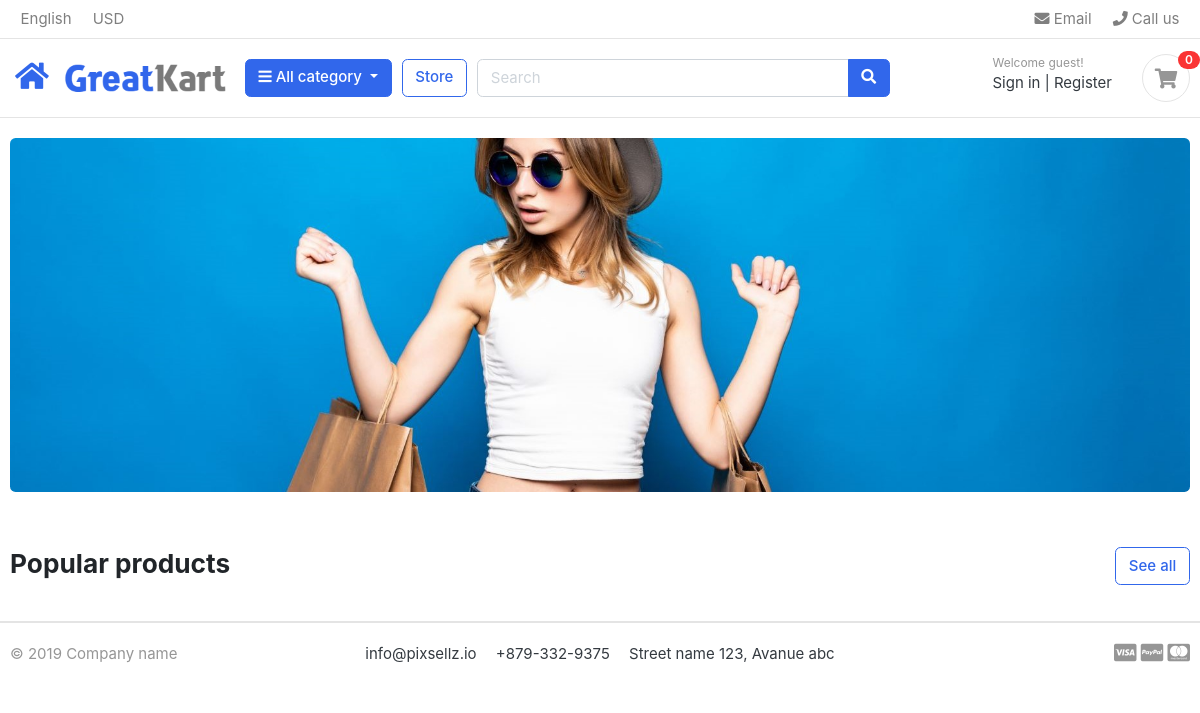
The app's page /, older data.
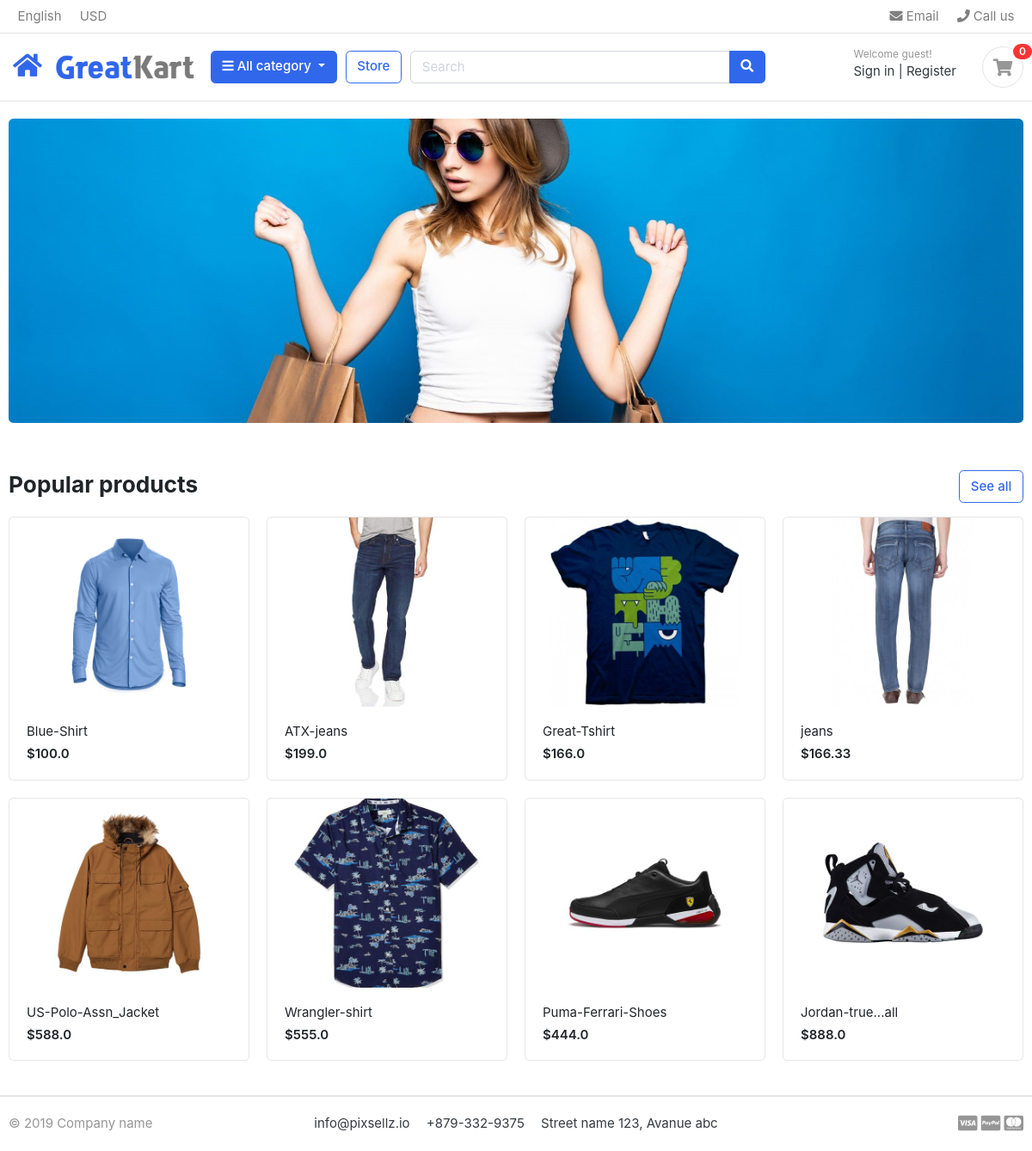
The same page, newer data.
### store/models.py (models this page shows, shortened)
class Product(models.Model):
    product_name = models.CharField(max_length=100,unique=True)
    slug         = models.SlugField(max_length=100,unique=True)
    description  = models.TextField(max_length=255,blank=True)
    price        = models.FloatField()
    pro_image    = models.ImageField(upload_to='photos/product')
    stock        = models.IntegerField()
    is_available = models.BooleanField(default=True)
    category     = models.ForeignKey(Category , on_delete=models.CASCADE)
    created_date = models.DateTimeField(auto_now_add= True)
    modified_date = models.DateTimeField(auto_now= True)
    def get_url(self):
        return reverse("product_details", args=[self.category.slug , self.slug,])

### e_com_project/views.py (the view)
# urls.py: 2. Add a URL to urlpatterns:  path('', views.home, name='home')
def home(request):
    products = Product.objects.all().filter(is_available = True)
    context = {
        "products" : products,
    }
    return render(request , 'home.html',context)

### carts/context_processors.py (called while the page is built)
def cart_items(request):
    cart_items = CartItem.objects.all()
    total_cart_items = cart_items.count()
    return dict(total_cart_items=total_cart_items)

### category/context_processors.py (called while the page is built)
def menu_links(request):
    links = Category.objects.all()
    return dict(links=links)

### templates/home.html
{% extends "base.html" %}
{% load static %}
{% block content %}
<section class="section-intro padding-y-sm">
<div class="container">
<div class="intro-banner-wrap">
	<img src="{% static "images/banners/cover.jpg" %}" class="img-fluid rounded">
</div>
</div>
</section>
<section class="section-name padding-y-sm">
<div class="container">
<header class="section-heading">
	<a href="{% url "store" %}" class="btn btn-outline-primary float-right">See all</a>
	<h3 class="section-title">Popular products</h3>
</header>
<div class="row">
	{% for product in products  %}
	<div class="col-md-3">
		<div class="card card-product-grid">
			<a href="{{ product.get_url }}" class="img-wrap"> <img src="{{product.pro_image.url}}"> </a>
			<figcaption class="info-wrap">
				<a href="{{ product.get_url }}" class="title">{{product.product_name}}</a>
				<div class="price mt-1">${{product.price}}</div>
			</figcaption>
		</div>
	</div>
	{% endfor %}
</div>
</div>
</section>
</body>
</html>
{% endblock content %}

### templates/base.html (shortened to what this page needs)
{% load static %}
<!DOCTYPE HTML>
<html lang="en">
<head>
<link href="{% static "css/bootstrap.css" %}" rel="stylesheet" type="text/css"/>
<link href="{% static "fonts/fontawesome/css/all.min.css" %}" type="text/css" rel="stylesheet">
<link href="{% static "css/ui.css" %}" rel="stylesheet" type="text/css"/>
<link href="{% static "css/responsive.css" %}" rel="stylesheet" media="only screen and (max-width: 1200px)" />
</head>
<body>
{% include "includes/navbar.html" %}
{% block content %}
{% endblock content %}
{% include "includes/footer.html" %}

### templates/includes/navbar.html (shortened to what this page needs)
{% load static %}
<header class="section-header">
<nav class="navbar p-md-0 navbar-expand-sm navbar-light border-bottom">
<div class="container">
  <div class="collapse navbar-collapse" id="navbarTop4">
    <ul class="navbar-nav mr-auto">
    	<li class="nav-item dropdown">
		 	<a href="#" class="nav-link">   English </a>
		</li>
		<li class="nav-item dropdown">
			<a href="#" class="nav-link"> USD </a>
		</li>
    </ul>
    <ul class="navbar-nav">
		<li><a href="#" class="nav-link"> <i class="fa fa-envelope"></i> Email </a></li>
		<li><a href="#" class="nav-link"> <i class="fa fa-phone"></i> Call us </a></li>
	</ul>
  </div>
</div>
</nav>
<section class="header-main border-bottom">
	<div class="container">
<div class="row align-items-center">
	    <div class="me-3 mx-3 ">
        <a href="{% url 'home' %}">
            <i class="fa fa-home fa-2x"></i>
        </a>
    </div>
    <div>
        <a href="{% url 'home' %}" class="brand-wrap">
            <img class="logo" src="{% static 'images/logo.png' %}" alt="Logo" style="height:40px;">
        </a>
    </div>
	<div class="col-lg col-sm col-md col-6 flex-grow-0">
		<div class="category-wrap dropdown d-inline-block float-right">
			<button type="button" class="btn btn-primary dropdown-toggle" data-toggle="dropdown">
				<i class="fa fa-bars"></i> All category
			</button>
		</div>
	</div>
	<a href="{% url "store" %}" class="btn btn-outline-primary">Store</a>
	<div class="col-lg  col-md-6 col-sm-12 col">
		<form action="#" class="search">
			<div class="input-group w-100">
			    <input type="text" class="form-control" style="width:60%;" placeholder="Search">
			    <div class="input-group-append">
			      <button class="btn btn-primary" type="submit">
			        <i class="fa fa-search"></i>
			      </button>
			    </div>
		    </div>
		</form>
	</div>
	<div class="col-lg-3 col-sm-6 col-8 order-2 order-lg-3">
				<div class="d-flex justify-content-end mb-3 mb-lg-0">
					<div class="widget-header">
						<small class="title text-muted">Welcome guest!</small>
						<div>
							<a href="./signin.html">Sign in</a> <span class="dark-transp"> | </span>
							<a href="./register.html"> Register</a>
						</div>
					</div>
					<a href="{% url "cart" %}" class="widget-header pl-3 ml-3">
						<div class="icon icon-sm rounded-circle border"><i class="fa fa-shopping-cart"></i></div>
						<span class="badge badge-pill badge-danger notify">{{total_cart_items}}</span>
					</a>
				</div>
			</div>
</div>
	</div>
</section>
</header>

### templates/includes/footer.html
{% load static %}
<footer class="section-footer border-top">
	<div class="container">
		<section class="footer-bottom border-top row">
			<div class="col-md-2">
				<p class="text-muted"> &copy 2019 Company name </p>
			</div>
			<div class="col-md-8 text-md-center">
				<span  class="px-2">info@pixsellz.io</span>
				<span  class="px-2">+879-332-9375</span>
				<span  class="px-2">Street name 123, Avanue abc</span>
			</div>
			<div class="col-md-2 text-md-right text-muted">
				<i class="fab fa-lg fa-cc-visa"></i>
				<i class="fab fa-lg fa-cc-paypal"></i>
				<i class="fab fa-lg fa-cc-mastercard"></i>
			</div>
		</section>
	</div>
</footer>

### static/css/ui.css (style rules this page uses)
html { font-family: "Inter", sans-serif; font-size: 15px; }
.img-wrap { text-align: center; display: block; }
.img-wrap img { max-width: 100%; }
.icon-xs, .icon-sm, .icon-md, .icon-lg { display: inline-block; text-align: center; flex-shrink: 0; flex-grow: 0; }
.icon-sm { width: 48px; height: 48px; line-height: 48px !important; font-size: 20px; }
.padding-y-sm { padding-top: 20px; padding-bottom: 20px; }
.section-heading { margin-bottom: 20px; margin-top: 15px; }
.section-title { color: #212529; }
p:last-child { margin-bottom: 0; }
.header-main { position: relative; padding-top: 1rem; padding-bottom: 1rem; }
.brand-wrap .logo, .navbar-brand .logo { margin-right: 7px; max-height: 42px; display: inline-block; }
.widget-header { display: inline-block; vertical-align: middle; position: relative; }
.widget-header a { color: #343a40; }
.widget-header i { color: #969696; }
.widget-header .title { display: block; }
.widget-header .notify { position: absolute; top: -3px; right: -10px; }
.footer-bottom { padding-top: 20px; padding-bottom: 20px; }
[class*=card-product] a.title { color: #212529; display: block; }
[class*=card-product] .img-wrap { overflow: hidden; position: relative; }
[class*=card-product] .img-wrap img { height: 100%; max-width: 100%; width: auto; display: inline-block; -o-object-fit: cover; object-fit: cover; }
.card-product-grid { margin-bottom: 20px; }
.card-product-grid .img-wrap { border-radius: 0.2rem 0.2rem 0 0; height: 220px; }
.card-product-grid .info-wrap { overflow: hidden; padding: 18px 20px; }
.card .img-wrap { overflow: hidden; }
.notify { position: absolute; top: -4px; right: -10px; display: inline-block; padding: 0.25em 0.6em; font-size: 12px; line-height: 1; text-align: center; border-radius: 3rem; color: #fff; background-color: #fa3434; }
.price { font-weight: 600; color: #212529; }

Row changes from the older to the newer data that the page shows:
added Product: pro_image (picture), product_name "Blue-Shirt", price "100.0"
added Product: pro_image (picture), product_name "ATX-jeans", price "199.0"
added Product: pro_image (picture), product_name "Great-Tshirt", price "166.0"
added Product: pro_image (picture), product_name "jeans", price "166.33"
added Product: pro_image (picture), product_name "US-Polo-Assn_Jacket", price "588.0"
added Product: pro_image (picture), product_name "Wrangler-shirt", price "555.0"
added Product: pro_image (picture), product_name "Puma-Ferrari-Shoes", price "444.0"
added Product: pro_image (picture), product_name "Jordan-true...all", price "888.0"
